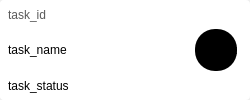
<?xml version="1.0" encoding="UTF-8"?>
<ui version="4.0">
 <class>Form</class>
 <widget class="QWidget" name="Form">
  <property name="geometry">
   <rect>
    <x>0</x>
    <y>0</y>
    <width>250</width>
    <height>100</height>
   </rect>
  </property>
  <property name="minimumSize">
   <size>
    <width>250</width>
    <height>100</height>
   </size>
  </property>
  <property name="maximumSize">
   <size>
    <width>250</width>
    <height>100</height>
   </size>
  </property>
  <property name="windowTitle">
   <string>Form</string>
  </property>
  <property name="styleSheet">
   <string notr="true">border-radius: 2px;</string>
  </property>
  <widget class="QWidget" name="card" native="true">
   <property name="geometry">
    <rect>
     <x>0</x>
     <y>0</y>
     <width>250</width>
     <height>100</height>
    </rect>
   </property>
   <property name="styleSheet">
    <string notr="true">background-color: rgb(255, 255, 255);
border-radius: 4px;</string>
   </property>
   <widget class="QWidget" name="verticalLayoutWidget">
    <property name="geometry">
     <rect>
      <x>0</x>
      <y>0</y>
      <width>208</width>
      <height>100</height>
     </rect>
    </property>
    <layout class="QVBoxLayout" name="verticalLayout">
     <property name="leftMargin">
      <number>8</number>
     </property>
     <item>
      <widget class="QLabel" name="task_id">
       <property name="styleSheet">
        <string notr="true">color: rgb(90, 90, 90);</string>
       </property>
       <property name="text">
        <string>task_id</string>
       </property>
      </widget>
     </item>
     <item>
      <widget class="QLabel" name="label">
       <property name="text">
        <string>task_name</string>
       </property>
      </widget>
     </item>
     <item>
      <widget class="QLabel" name="label_2">
       <property name="text">
        <string>task_status</string>
       </property>
      </widget>
     </item>
    </layout>
   </widget>
   <widget class="QLabel" name="label_3">
    <property name="geometry">
     <rect>
      <x>195</x>
      <y>29</y>
      <width>42</width>
      <height>42</height>
     </rect>
    </property>
    <property name="styleSheet">
     <string notr="true">background-color: rgb(0, 0, 0);
border-radius: 20px;
</string>
    </property>
    <property name="text">
     <string>user_pic</string>
    </property>
   </widget>
  </widget>
 </widget>
 <resources/>
 <connections/>
</ui>
